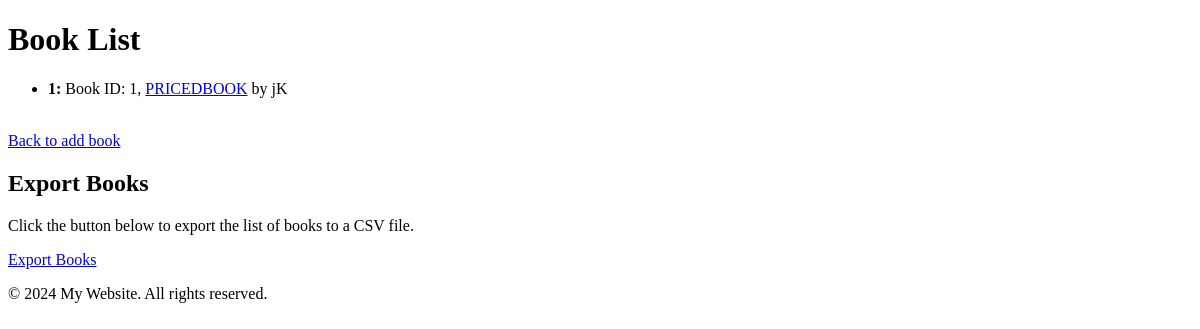
The app's page /book_list/, older data.
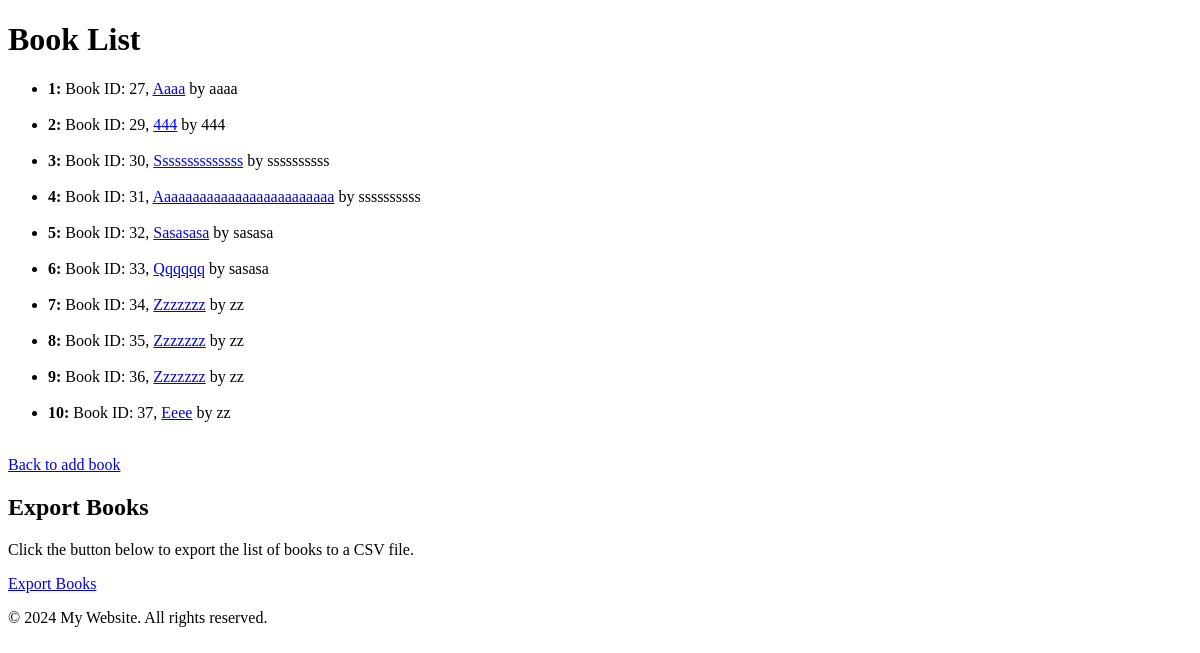
The same page, newer data.
### myapp/models.py (models this page shows, shortened)
class Book(models.Model):
    title = models.CharField(max_length=200, blank=False, null=False)
    author = models.CharField(max_length=100, blank=False, null=False)
    price = models.DecimalField(
        max_digits=1000,
        decimal_places=2,
        validators=[MinValueValidator(Decimal('0.00'))]
    )
    def get_absolute_url(self):
        return reverse("myapp:book_detail", kwargs={"id": self.id})

### myapp/views.py (the view)
# urls.py: path('book_list/', BookListView.as_view(), name='book_list'),
class BookListView(ListView):
    queryset = Book.objects.all()
    template_name = 'myapp/book_list.html'
    context_object_name = 'objects'

### myapp/templates/myapp/book_list.html (shortened to what this page needs)
{% extends 'base.html' %}
{% block content %}
<h1>Book List</h1>
<ul>
    {% if objects%}
    {% for instance in objects %}
    <li>
        <strong>{{ forloop.counter }}:</strong>
        Book ID: {{ instance.id }},
        <a href="{{ instance.get_absolute_url }}">{{ instance.title }}</a>
        by {{ instance.author }}
    </li>
    <br>
    {% endfor %}
    {% else %}
    No books for now
    {%endif%}
</ul>
<a href="{% url 'myapp:add_book' %}">Back to add book</a>
<h2>Export Books</h2>
<p>Click the button below to export the list of books to a CSV file.</p>
<a href="{% url 'myapp:export_books' %}" class="btn btn-primary">Export Books</a>
{% endblock %}

Row changes from the older to the newer data that the page shows:
removed Book: id "1", title "PRICEDBOOK", author "jK"
added Book: id "27", title "Aaaa", author "aaaa"
added Book: id "29", title "444", author "444"
added Book: id "30", title "Ssssssssssssss", author "ssssssssss"
added Book: id "31", title "Aaaaaaaaaaaaaaaaaaaaaaaaa", author "ssssssssss"
added Book: id "32", title "Sasasasa", author "sasasa"
added Book: id "33", title "Qqqqqq", author "sasasa"
added Book: id "34", title "Zzzzzzz", author "zz"
added Book: id "35", title "Zzzzzzz", author "zz"
added Book: id "36", title "Zzzzzzz", author "zz"
added Book: id "37", title "Eeee", author "zz"
